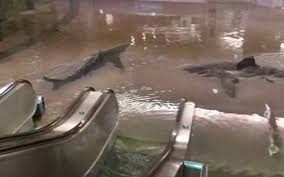
#> input picture Code/src/imageIn.jpg, 284 x 177 px
$ python jpeg_ghost.py imageIn.jpg
#> lines starting #> are read from the running program, lines starting #| are printed output that depends on the picture; after the words box and inside, x2 and y2 are one past the last pixel; in counts of white or black regions, pixels touching at a corner belong together
import sys
import cv2
import numpy as np
import matplotlib.pyplot as plt

def jpeg_ghost_detection(image_path):
    """JPEG Ghost Detection"""
#> called with image_path = 'imageIn.jpg'

    # Charger l'image avec OpenCV
    original_image = cv2.imread(image_path)
#> original_image is the input picture: shape (177, 284, 3); mean B, G, R 92.7, 103.5, 119.1

    # Convertir l'image en niveaux de gris
    gray_image = cv2.cvtColor(original_image, cv2.COLOR_BGR2GRAY)
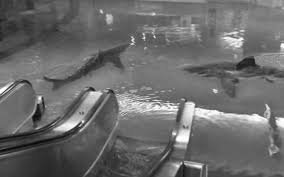
#> gray_image: shape (177, 284); min 5, max 255, mean 106.9

    # Initialiser une liste pour stocker les résultats significatifs
    significant_results = []

    # Calculer le nombre d'images à afficher et ajuster les lignes et les colonnes en conséquence
    num_qualities = 11  # Nombre de qualités JPEG à afficher (50 à 100 avec un pas de 5)
    num_rows = (num_qualities + 4) // 5  # Diviser par 5 avec arrondi supérieur
    num_cols = 5

    # Initialiser la grille pour les sous-graphiques
    fig, axs = plt.subplots(num_rows, num_cols, figsize=(20, 4 * num_rows))

    # Parcourir différentes qualités JPEG
    for i, quality in enumerate(range(50, 101, 5)):
        # Sauvegarder et recharger l'image avec compression JPEG
        _, buffer = cv2.imencode('.jpg', original_image, [int(cv2.IMWRITE_JPEG_QUALITY), quality])
#> buffer = 6033 values, max 255 at index 0, min 0 at index 4, mean 122.9
        recompressed_image = cv2.imdecode(buffer, 1)

        # Convertir l'image recompressée en niveaux de gris
        gray_recompressed_image = cv2.cvtColor(recompressed_image, cv2.COLOR_BGR2GRAY)

        # Soustraire l'image recompressée de l'image originale
        difference = cv2.absdiff(gray_image, gray_recompressed_image)
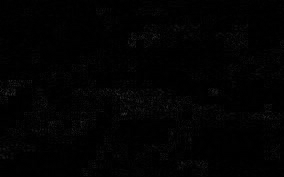
#> difference: shape (177, 284); min 0, max 53, mean 2.3

        # Stocker le résultat si la différence est significative
        if np.max(difference) > 10:  # Valeur arbitraire, à ajuster selon le cas
            significant_results.append((quality, difference))

        # Mettre en évidence les régions anormales en rouge
        anomaly_highlighted = original_image.copy()
        anomaly_highlighted[difference > 10] = [0, 0, 255]
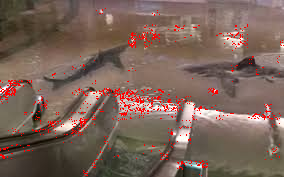
#> anomaly_highlighted: shape (177, 284, 3); 3.24% of pixels changed, all inside (x1, y1, x2, y2) = (0, 8, 284, 176)

        # Afficher l'image avec les régions anormales mises en évidence dans la grille de sous-graphiques
        ax = axs[i // num_cols, i % num_cols]
        ax.imshow(cv2.cvtColor(anomaly_highlighted, cv2.COLOR_BGR2RGB))
        ax.set_title(f"Qualité {quality}")
        ax.axis('off')

    # Masquer les sous-graphiques restants s'il y a moins de qualités que le nombre maximum de sous-graphiques
    for j in range(num_qualities, num_rows * num_cols):
        axs[j // num_cols, j % num_cols].axis('off')
#> this loop made 4 passes

    # Ajuster l'espacement entre les sous-graphiques
    plt.tight_layout()
    plt.show()
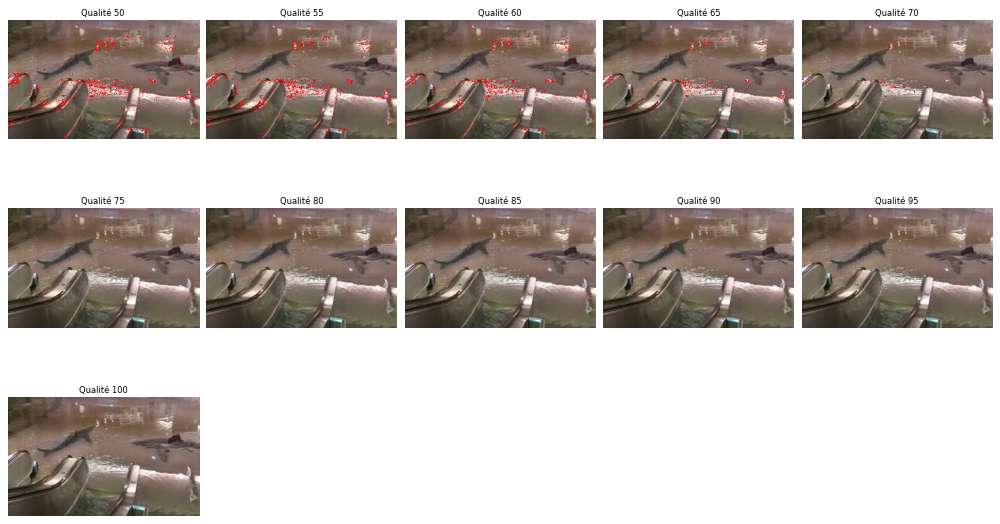
#> figure drawn by matplotlib, 11 panels


assert not (len(sys.argv) != 2), 'Erreur, Usage : jpeg_ghost_detection.py imageIn'

# Utilisation de la fonction pour détecter les ghosts JPEG
image_path = str(sys.argv[1])
jpeg_ghost_detection(image_path)
